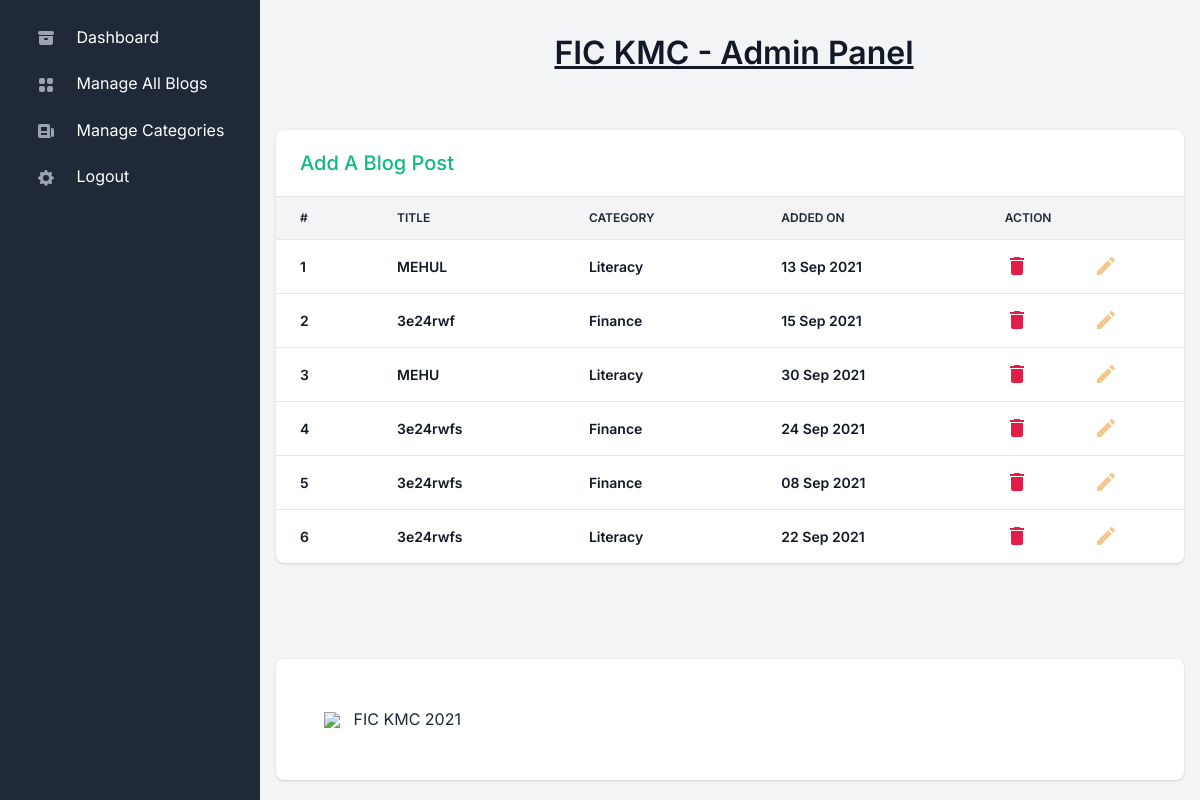
/admin/manage-all-blogs.php (signed in), run on the app's committed database.
### tables this page shows
CREATE TABLE `blog_post` (
  `id` int(11) NOT NULL,
  `title` varchar(120) NOT NULL,
  `url_slug` varchar(120) NOT NULL,
  `image` varchar(255) NOT NULL,
  `posted_on` date DEFAULT current_timestamp(),
  `content` longtext NOT NULL,
  `category_id` int(11) NOT NULL
);

CREATE TABLE `categories` (
  `id` int(11) NOT NULL,
  `category_name` varchar(255) NOT NULL
);

### admin/assets/includes/functions.php (called while the page is built, shortened)
<?php
require 'assets/includes/db.php';
function getAllBlogPosts() {
    global $conn;
    $rows = array();
    $stmt = $conn->prepare("SELECT blog_post.id, blog_post.title, categories.category_name, blog_post.posted_on FROM `blog_post` JOIN `categories` ON blog_post.category_id = categories.id ORDER BY blog_post.id DESC");
    $stmt->execute();
    if($stmt) {
        $result = $stmt->get_result();
        if($result) {
            while($row = $result->fetch_assoc()) {
                array_push($rows, $row);
            }
            return $rows;
        }
    }
}
?>

### admin/manage-all-blogs.php (the view, shortened to what this page needs)
<?php
  include 'assets/includes/header.php';
  include 'assets/includes/sidebar.php';
  include 'assets/includes/navbar.php';
?>
<div class="row py-5">
    <div class="col-12 col-xl-12">
        <div class="row">
            <div class="col-12 mb-4">
                <div class="card border-0 shadow">
                    <div class="card-header">
                        <div class="row align-items-center justify-content-between">
                            <div class="col">
                                <h2 class="fs-5 fw-bold mb-0 text-success"><a href="add-blog.php">Add A Blog Post</a></h2>
                            </div>
                        </div>
                    </div>
                    <div class="table-responsive">
                        <table class="table align-items-center table-flush">
                            <thead class="thead-light">
                                <tr>
                                    <th class="border-bottom" scope="col">#</th>
                                    <th class="border-bottom" scope="col">Title</th>
                                    <th class="border-bottom" scope="col">Category</th>
                                    <th class="border-bottom" scope="col">Added On</th>
                                    <th class="border-bottom" scope="col">Action</th>
                                </tr>
                            </thead>
                            <tbody>
                            <?php
                                $blogDetails = getAllBlogPosts();
                                $i = 0;
                                foreach($blogDetails as $blogDetail) {
                                    $i++;
                                    $id = $blogDetail["id"];
                            ?>
                                <tr>
                                    <th class="fw-bolder text-gray-900" scope="row">
                                       <?php echo $i; ?>
                                    </th>
                                    <td class="fw-bolder text-gray-900" scope="row">
                                       <?php echo $blogDetail['title']; ?>
                                    </td>
                                    <td class="fw-bolder text-gray-900" scope="row">
                                       <?php echo ucwords($blogDetail['category_name']); ?>
                                    </td>
                                    <td class="fw-bolder text-gray-900">
                                       <?php echo date('d M Y', strtotime($blogDetail['posted_on'])); ?>
                                    </td>
                                    <td class="fw-bolder text-gray-900">
                                        <div class="row">
                                            <div class="col"><a href="#" onclick="deleteType('blog', <?php echo $id; ?>)"><svg style="width:24px;height:24px" class="text-danger" viewBox="0 0 24 24"><path fill="currentColor" d="M19,4H15.5L14.5,3H9.5L8.5,4H5V6H19M6,19A2,2 0 0,0 8,21H16A2,2 0 0,0 18,19V7H6V19Z" /></svg></a></div>
                                            <div class="col"><a href="#" onclick="editBlog(<?php echo $id; ?>)"><svg style="width:24px;height:24px" class="text-warning" viewBox="0 0 24 24"><path fill="currentColor" d="M20.71,7.04C21.1,6.65 21.1,6 20.71,5.63L18.37,3.29C18,2.9 17.35,2.9 16.96,3.29L15.12,5.12L18.87,8.87M3,17.25V21H6.75L17.81,9.93L14.06,6.18L3,17.25Z" /></svg></a></div>
                                        </div>
                                    </td>
                                </tr>
                            <?php } ?>
                            </tbody>
                        </table>
                    </div>
                </div>
            </div>
        </div>
    </div>
</div>
<?php
include 'assets/includes/footer.php';
?>

### data on the page
blog_post: title "MEHUL", category.category_name "Literacy", posted_on "13 Sep 2021"
blog_post: title "3e24rwf", category.category_name "Finance", posted_on "15 Sep 2021"
blog_post: title "MEHU", category.category_name "Literacy", posted_on "30 Sep 2021"
blog_post: title "3e24rwfs", category.category_name "Finance", posted_on "24 Sep 2021"
blog_post: title "3e24rwfs", category.category_name "Finance", posted_on "08 Sep 2021"
blog_post: title "3e24rwfs", category.category_name "Literacy", posted_on "22 Sep 2021"
